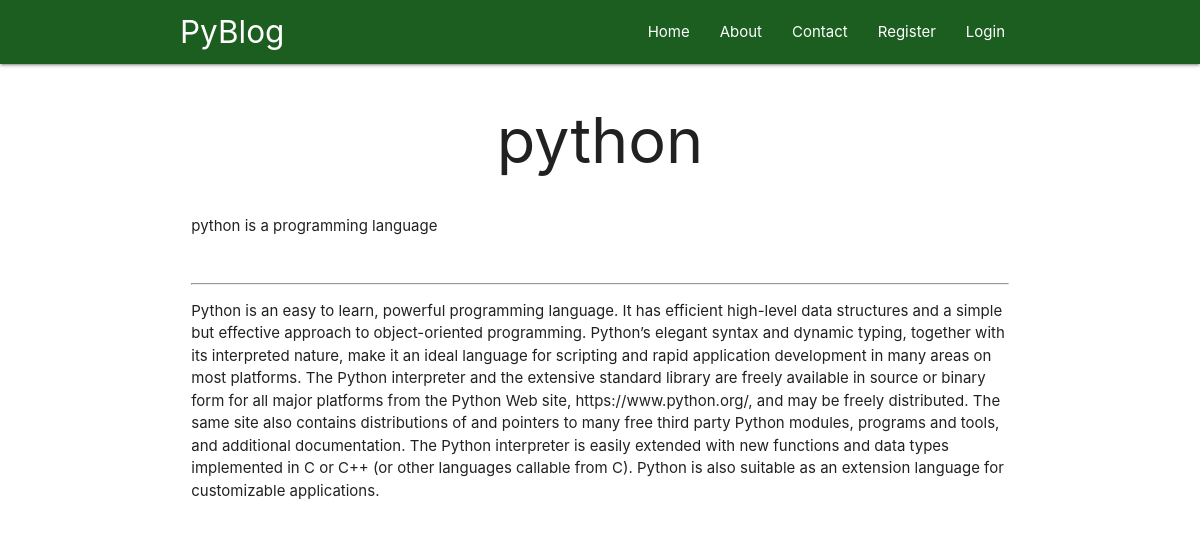
The app's page /post/2/ with its own data.
### post/models.py (models this page shows, shortened)
class Article(models.Model):
	title = models.CharField(max_length=200)
	preview = models.TextField(max_length=500)
	content = models.TextField(max_length=10000)
	posted = models.DateTimeField(auto_now_add=True)

### post/views.py (the view)
# urls.py: path('post/<int:id>/', post_detail, name="post_detail"),
def post_detail(request, id):
	post = get_object_or_404(Article, id=id)
	return render(request, 'post_detail.html', {"post": post})

### post/templates/post_detail.html (shortened to what this page needs)
<!DOCTYPE html>
<html>
   <head>
      <link rel="stylesheet" href="https://cdnjs.cloudflare.com/ajax/libs/materialize/1.0.0/css/materialize.min.css">
   </head>
   <body>
      <nav>
         <div class="nav-wrapper green darken-4">
            <div class="container">
               <a href="/" class="brand-logo">PyBlog</a>
               <ul id="nav-mobile" class="right hide-on-med-and-down">
                  <li><a href="">Home</a></li>
                  <li><a href="">About</a></li>
                  <li><a href="">Contact</a></li>
                    {% if request.user.is_authenticated %}
                    <li><a href="/logout">Logout</a></li>
                    {% else %}
                     <li><a href="/register">Register</a></li>
                     <li><a href="/login">Login</a></li>
                    {% endif %}
               </ul>
            </div>
         </div>
      </nav>
      <div class="container">
         <h1 class="center-align">{{ post.title }}</h1>
      </div>
      <div class="container">
         <div class="row">
            <div class="col s12 m12">
               <p>{{ post.preview }}</p>
               <br>
               <hr>
               <p>{{ post.content }}</p>
            </div>
         </div>
      </div>
   </body>
</html>

### records on screen
Article: title "python", preview "python is a programming language", content "Python is an easy to learn, powerful programming language. It has efficient high-level data structures and a simple but effective approach to object-oriented programming. Python’s elegant syntax and dynamic typing, together with its interpreted nature, make it an ideal language for scripting and rapid application development in many areas on most platforms. The Python interpreter and the extensive standard library are freely available in source or binary form for all major platforms from the Python Web site, https://www.python.org/, and may be freely distributed. The same site also contains distributions of and pointers to many free third party Python modules, programs and tools, and…"
